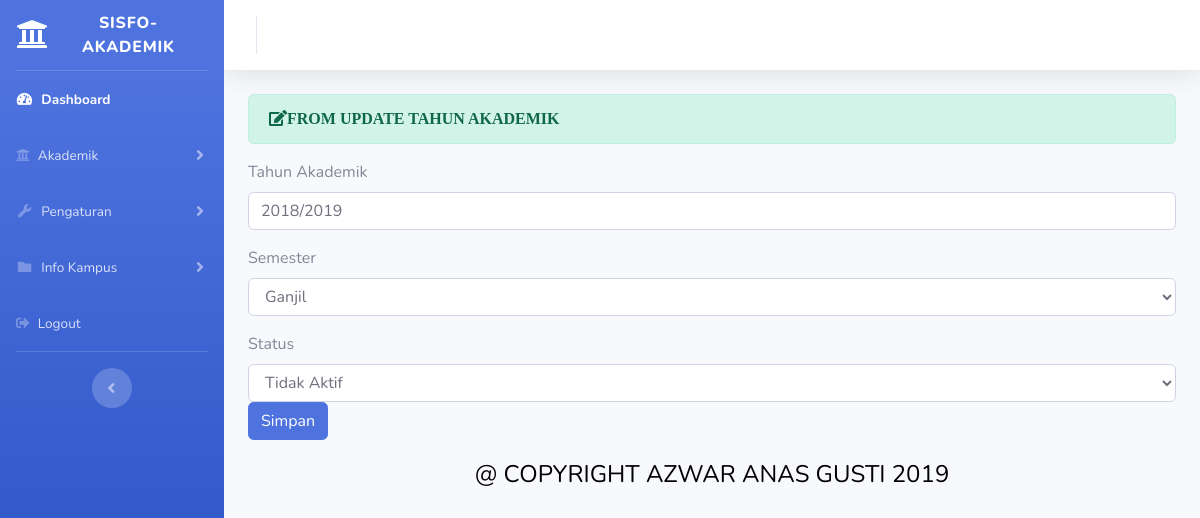
Screenshot of /index.php/administrator/tahun_akademik/update/7 with the database file from the repository.
### tables this page shows
CREATE TABLE `tahun_akademik` (
  `id_thn_akad` int(11) NOT NULL,
  `tahun_akademik` varchar(20) NOT NULL,
  `semester` varchar(20) NOT NULL,
  `status` varchar(20) NOT NULL
);

### application/controllers/administrator/tahun_akademik.php (called while the page is built, shortened)
<?php
class Tahun_akademik extends CI_Controller{
	public function update($id)
	{
		$where = array('id_thn_akad' => $id);
		$data['tahun_akademik'] = $this->tahunakademik_model->edit_data($where,'tahun_akademik')->result();
		  $this->load->view('templates_administrator/header');
		$this->load->view('templates_administrator/sidebar');
		$this->load->view('administrator/tahun_akademik_update',$data);
		$this->load->view('templates_administrator/footer');
	}
}

### index.php (called while the page is built, shortened)
<?php
require_once BASEPATH.'core/CodeIgniter.php';

### application/models/tahunakademik_model.php (called while the page is built, shortened)
<?php
class Tahunakademik_model extends CI_Model{
	public function edit_data($where,$table){
		return $this->db->get_where($table,$where);
	}
}

### application/views/administrator/tahun_akademik_update.php (the view, shortened to what this page needs)
<div class="container-fluid">
	  <div class="alert alert-success" role="alert">
   <i class="fas fa-edit">FROM UPDATE TAHUN AKADEMIK</i>
       </div>
       <?php foreach($tahun_akademik as $ta) : ?>
	<form method="post" action="<?php echo base_url('administrator/tahun_akademik/update_aksi') ?>">
		<div class="form-group">
			<label>Tahun Akademik</label>
			<input type="text" name="tahun_akademik" class="form-control" value="<?php echo $ta->tahun_akademik ?>">
		</div>
			<div class="form-group">
			<label>Semester</label>
			<select name="semester" class="form-control">
				<option><?php echo $ta->semester ?></option>
			</select>
		</div>
		<div class="form-group">
			<label>Status</label>
			<select name="status" class="form-control">
				<option><?php echo $ta->status ?></option>
			</select>
				 <button type="submit" class="btn btn-primary">Simpan</button>
		</div>
	</form>
<?php endforeach; ?>
</div>

### rows the page displays
tahun_akademik: tahun_akademik "2018/2019", semester "Ganjil", status "Tidak Aktif"
